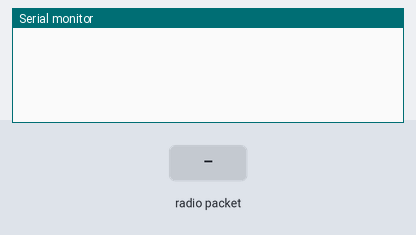
The sketch below on a simulated Arduino Uno, built with avr-gcc and run on an emulated ATmega328P. Shown: the last lines printed to the serial monitor. The inputs (shaded band) are chosen by the test bench. No radio packets arrive unless stated.

Above: at 1.2 s.
1.3 s: radio packet "1" arrives
At 2.5 s:
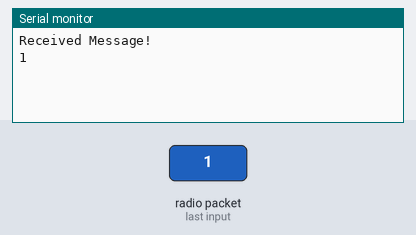
2.8 s: radio packet "0" arrives
At 3.8 s:
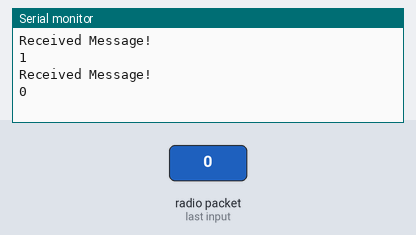
4.3 s: radio packet "2" arrives
At 4.9 s:
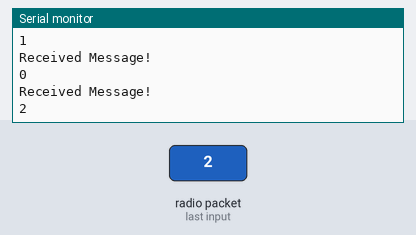

The sketch:

WifiReceiver.ino
```cpp
#include <VirtualWire.h>

int receivePin = 3;
int bitsPerSecond = 2000;
int value = 0;

void setup() {
  Serial.begin(9600);
  vw_setup(bitsPerSecond);
  vw_set_rx_pin(receivePin);
  vw_rx_start();
  }

void loop()
{
  uint8_t buf[VW_MAX_MESSAGE_LEN]; // Raw Message Data
  uint8_t buflen = VW_MAX_MESSAGE_LEN; // Message Data Length

  char receivedData[VW_MAX_MESSAGE_LEN+1]; // Converted Message Data(Make it readable as raw data is made of integers!)

  // Check for new Message
  if(vw_get_message(buf, &buflen))
  {
    Serial.println("Received Message!");
    memset(receivedData, 0, VW_MAX_MESSAGE_LEN+1); // Set all values to zero.

    // Convert raw data from integers to chars.
    for (int i = 0; i < buflen; i++)
    {
      receivedData[i] = (char)buf[i];
    }

    // Add Null Terminator as transmitted data doesn't have one.
    receivedData[VW_MAX_MESSAGE_LEN+1] = '\0';
    // Debug print the Message
    Serial.println(receivedData);


  }
}
```

Measured:
- after the input at 1.3 s, the serial monitor: prints a new line at once (image 1)
- after the input at 2.8 s, the serial monitor: prints a new line at once (image 2)
- after the input at 4.3 s, the serial monitor: prints a new line at once (image 3)
